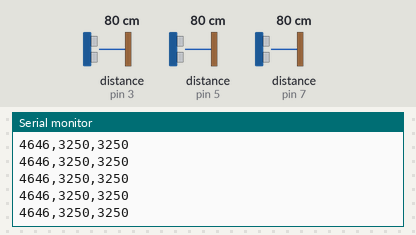
Simulated run of this sketch. Board: Arduino Uno, built with avr-gcc and run on an emulated ATmega328P. On the bench: the last lines printed to the serial monitor. Wiring (inferred from the names in the program): 3 × ultrasonic range finder: trigger pin 3, echo pin 3 / trigger pin 5, echo pin 5 / trigger pin 7, echo pin 7. Inputs (shaded band) come from the test bench; at power-on: distance to the obstacle (sensors on pin 3, pin 5, pin 7) 80 cm. The echo pulse lasts 58.3 µs per cm.

Above: at 1.2 s.
1.3 s: distance to the obstacle (sensor on pin 3) set to 4 cm
At 2.2 s:
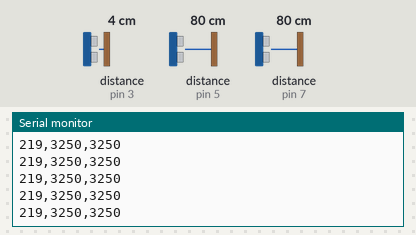
4.3 s: distance to the obstacle (sensor on pin 5) set to 2 cm
At 5.3 s:
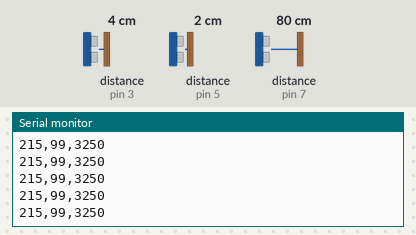
5.8 s: distance to the obstacle (sensor on pin 7) set to 2 cm
At 6.5 s:
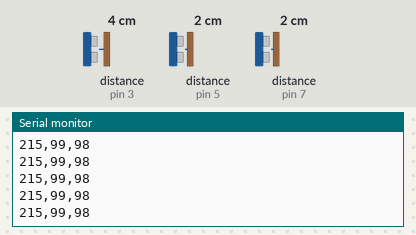
8.8 s: distance to the obstacle (sensor on pin 3) set to 2 cm
At 9.8 s:
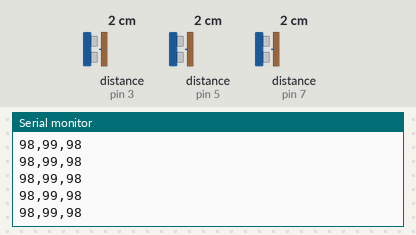
10.3 s: distance to the obstacle (sensor on pin 5) set to 4 cm
At 11.4 s:
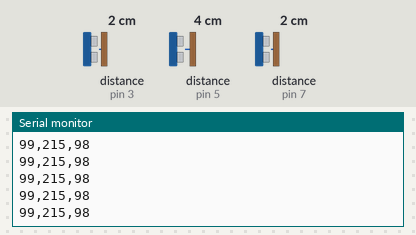
11.8 s: distance to the obstacle (sensor on pin 7) set to 4 cm
At 12.5 s:
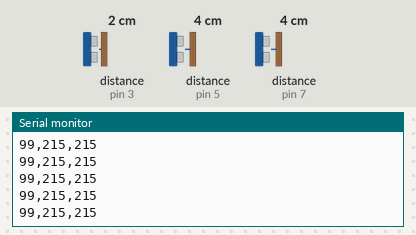
Timing chart, 0 to 14.3 s (numbered marks = the images above; inputs shaded):
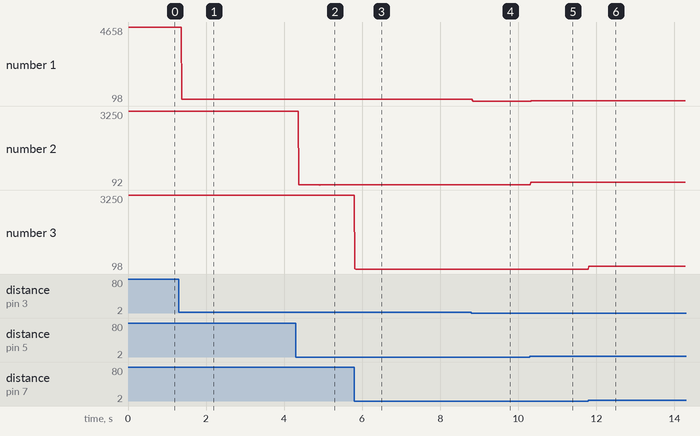

The sketch:

src.ino
```cpp
#define maxlen 50
#include "DHT.h"
#define DHTPIN 2
#define DHTTYPE DHT22
DHT dht(DHTPIN, DHTTYPE);
int pingPin[3] = {3, 5, 7}; //{T,R,L}
int max_timeout[3] = {6000, 3250, 3250}; //{T,R,L}
int timeout;
int data[3];
short inc = 0;
short Pin = 0;
short count = 0;
short idx = 0;
short sleep_left = 0;
int i = 0;
int temp_count = 0;
int statusLed = 11;
int errorLed = 12;

short temp = 0, lowest, tempInch = 0, refVal = 11;
float inches, cm;
unsigned long duration = 0;

void getDuration()
{
  pinMode(Pin, OUTPUT);
  digitalWrite(Pin, LOW);
  delayMicroseconds(2);
  digitalWrite(Pin, HIGH);
  delayMicroseconds(5);
  digitalWrite(Pin, LOW);

  pinMode(Pin, INPUT);
  duration = pulseIn(Pin, HIGH,timeout);
  if(duration == 0)
    duration = timeout;
}

void setup()
{
  Serial.begin(9600);
  dht.begin();
}

void loop()
{
  temp_count++;
  Pin = pingPin[inc];
  timeout = max_timeout[inc];
  getDuration();
  data[inc] = duration;
  sleep_left = max_timeout[inc] - duration;
  //data[inc] = sleep_left;
  if(inc == 1)
    sleep_left += 3;
  if(sleep_left >= 0)
    delayMicroseconds(sleep_left);
  inc++;
  if( inc == 3) {
    Serial.print(data[0]);
    Serial.print(",");
    Serial.print(data[1]);
    Serial.print(",");
    Serial.print(data[2]);
    if(temp_count == 18000) { //This is for sending temperature every 5 minutes given avg sampling rate
	temp_count = 0;
    	float f = dht.readTemperature(true);
	Serial.print(",");
    	if(isnan(f))
	    Serial.println("Error in DHT");
    	else
            Serial.println(f);
    }
    else
	Serial.println("");

  }
  inc = inc % 3;

}
```

Measured:
- after the input at 1.3 s, the serial monitor: prints a new line after 0.08 s (image 1)
- after the input at 4.3 s, the serial monitor: prints a new line after 0.07 s (image 2)
- after the input at 5.8 s, the serial monitor: prints a new line at once (image 3)
- after the input at 8.8 s, the serial monitor: prints a new line at once (image 4)
- after the input at 10.3 s, the serial monitor: prints a new line at once (image 5)
- after the input at 11.8 s, the serial monitor: prints a new line at once (image 6)
- plotted number 1: 4646 → 219 after the input at 1.3 s, 219 → 215 after the input at 4.3 s
- plotted number 2: 3250 → 99 after the input at 4.3 s
